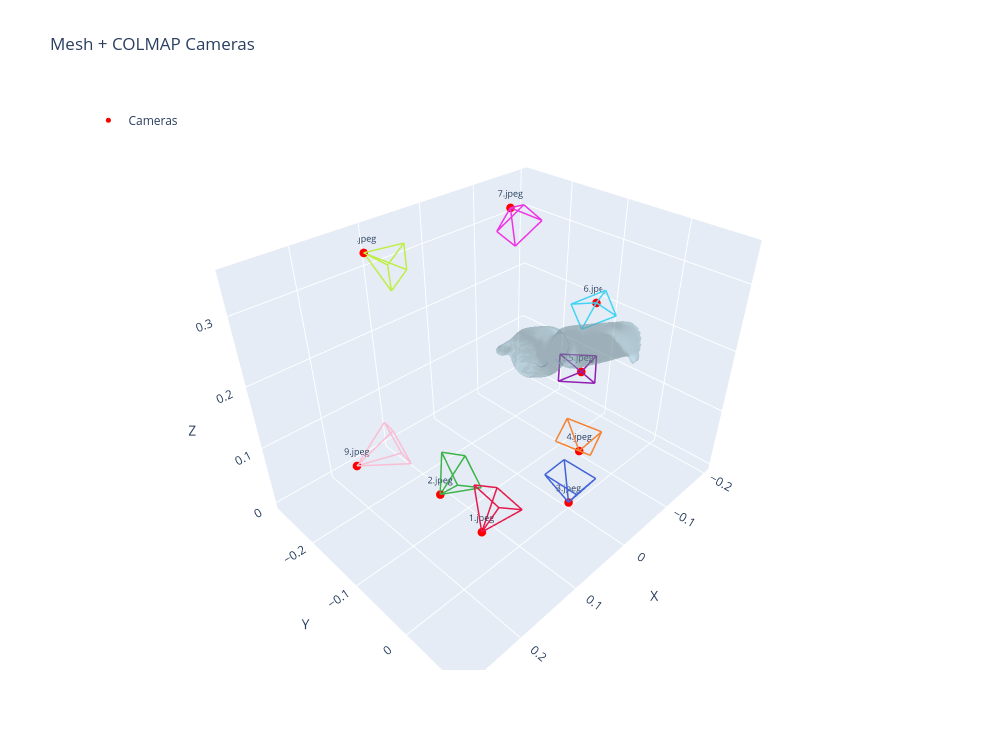

Source (notebook cell):
### Code cell
# ── Build the figure ─────────────────────────────────────────
fig = go.Figure()

# 1) Mesh (subsample triangles for performance)
max_tris = 50_000
if len(triangles) > max_tris:
    idx = np.random.default_rng(0).choice(len(triangles), max_tris, replace=False)
    tri_sub = triangles[idx]
else:
    tri_sub = triangles

fig.add_trace(go.Mesh3d(
    x=vertices[:, 0], y=vertices[:, 1], z=vertices[:, 2],
    i=tri_sub[:, 0], j=tri_sub[:, 1], k=tri_sub[:, 2],
    color="lightblue", opacity=0.35,
    lighting=dict(ambient=0.6, diffuse=0.5),
    name="Mesh",
    hoverinfo="skip",
))

# 2) Camera centers
fig.add_trace(go.Scatter3d(
    x=cam_centers[:, 0], y=cam_centers[:, 1], z=cam_centers[:, 2],
    mode="markers+text",
    marker=dict(size=5, color="red"),
    text=cam_labels,
    textposition="top center",
    textfont=dict(size=9),
    name="Cameras",
    hovertext=cam_labels,
    hoverinfo="text",
))

# 3) Camera frustums
colors = [
    "#e6194b", "#3cb44b", "#4363d8", "#f58231", "#911eb4",
    "#42d4f4", "#f032e6", "#bfef45", "#fabed4",
]

for i in range(n_views):
    fx, fy, cx, cy, W, H = cam_intr[i]
    xs, ys, zs, _ = build_frustum_lines(cam_R[i], cam_t[i], fx, fy, cx, cy, W, H)
    color = colors[i % len(colors)]
    fig.add_trace(go.Scatter3d(
        x=xs, y=ys, z=zs,
        mode="lines",
        line=dict(color=color, width=3),
        name=cam_labels[i],
        hoverinfo="name",
        showlegend=False,
    ))

# ── Layout ───────────────────────────────────────────────────
fig.update_layout(
    title="Mesh + COLMAP Cameras",
    scene=dict(
        aspectmode="data",
        xaxis_title="X", yaxis_title="Y", zaxis_title="Z",
    ),
    width=1000, height=750,
    legend=dict(x=0.01, y=0.99),
)

fig.show()

### Figure 1 — Plotly figure (JSON) as saved in the notebook; plotly's stock layout.template omitted (floating-point values rounded to 4 significant figures; data arrays with more than 128 entries replaced by an {"elided": "..."} marker saying what was removed)
{"data": [{"color": "lightblue", "hoverinfo": "skip", "i": {"elided": "9528 int values"}, "j": {"elided": "9528 int values"}, "k": {"elided": "9528 int values"}, "lighting": {"ambient": 0.6, "diffuse": 0.5}, "name": "Mesh", "opacity": 0.35, "type": "mesh3d", "x": {"elided": "4766 float values"}, "y": {"elided": "4766 float values"}, "z": {"elided": "4766 float values"}}, {"hoverinfo": "text", "hovertext": ["1.jpeg", "2.jpeg", "3.jpeg", "4.jpeg", "5.jpeg", "6.jpeg", "7.jpeg", "8.jpeg", "9.jpeg"], "marker": {"color": "red", "size": 5}, "mode": "markers+text", "name": "Cameras", "text": ["1.jpeg", "2.jpeg", "3.jpeg", "4.jpeg", "5.jpeg", "6.jpeg", "7.jpeg", "8.jpeg", "9.jpeg"], "textfont": {"size": 9}, "textposition": "top center", "type": "scatter3d", "x": [0.1563, 0.1492, 0.0, -0.08548, -0.164, -0.1974, -0.1401, 0.1048, 0.2768], "y": [-0.01246, -0.09947, 0.0, -0.05241, -0.1197, -0.1269, -0.255, -0.2796, -0.07826], "z": [0.04986, 0.04973, 0.0, 0.01128, 0.08618, 0.1935, 0.324, 0.3233, 0.195]}, {"hoverinfo": "name", "line": {"color": "#e6194b", "width": 3}, "mode": "lines", "name": "1.jpeg", "showlegend": false, "type": "scatter3d", "x": [0.1563, 0.1079, null, 0.1563, 0.1408, null, 0.1563, 0.1496, null, 0.1563, 0.1168, null, 0.1079, 0.1408, null, 0.1408, 0.1496, null, 0.1496, 0.1168, null, 0.1168, 0.1079, null], "y": [-0.01246, -0.03397, null, -0.01246, -0.04139, null, -0.01246, 0.01115, null, -0.01246, 0.01857, null, -0.03397, -0.04139, null, -0.04139, 0.01115, null, 0.01115, 0.01857, null, 0.01857, -0.03397, null], "z": [0.04986, 0.07846, null, 0.04986, 0.1003, null, 0.04986, 0.1048, null, 0.04986, 0.08298, null, 0.07846, 0.1003, null, 0.1003, 0.1048, null, 0.1048, 0.08298, null, 0.08298, 0.07846, null]}, {"hoverinfo": "name", "line": {"color": "#3cb44b", "width": 3}, "mode": "lines", "name": "2.jpeg", "showlegend": false, "type": "scatter3d", "x": [0.1492, 0.09976, null, 0.1492, 0.1336, null, 0.1492, 0.1522, null, 0.1492, 0.1183, null, 0.09976, 0.1336, null, 0.1336, 0.1522, null, 0.1522, 0.1183, null, 0.1183, 0.09976, null], "y": [-0.09947, -0.103, null, -0.09947, -0.1101, null, -0.09947, -0.05956, null, -0.09947, -0.05253, null, -0.103, -0.1101, null, -0.1101, -0.05956, null, -0.05956, -0.05253, null, -0.05253, -0.103, null], "z": [0.04973, 0.08479, null, 0.04973, 0.1075, null, 0.04973, 0.09541, null, 0.04973, 0.07274, null, 0.08479, 0.1075, null, 0.1075, 0.09541, null, 0.09541, 0.07274, null, 0.07274, 0.08479, null]}, {"hoverinfo": "name", "line": {"color": "#4363d8", "width": 3}, "mode": "lines", "name": "3.jpeg", "showlegend": false, "type": "scatter3d", "x": [0, -0.01916, null, 0, 0.02242, null, 0, 0.02144, null, 0, -0.02014, null, -0.01916, 0.02242, null, 0.02242, 0.02144, null, 0.02144, -0.02014, null, -0.02014, -0.01916, null], "y": [0, -0.02798, null, 0, -0.02725, null, 0, 0.02821, null, 0, 0.02748, null, -0.02798, -0.02725, null, -0.02725, 0.02821, null, 0.02821, 0.02748, null, 0.02748, -0.02798, null], "z": [0, 0.05051, null, 0, 0.04956, null, 0, 0.04946, null, 0, 0.05041, null, 0.05051, 0.04956, null, 0.04956, 0.04946, null, 0.04946, 0.05041, null, 0.05041, 0.05051, null]}, {"hoverinfo": "name", "line": {"color": "#f58231", "width": 3}, "mode": "lines", "name": "4.jpeg", "showlegend": false, "type": "scatter3d", "x": [-0.08548, -0.07672, null, -0.08548, -0.04078, null, -0.08548, -0.05711, null, -0.08548, -0.09306, null, -0.07672, -0.04078, null, -0.04078, -0.05711, null, -0.05711, -0.09306, null, -0.09306, -0.07672, null], "y": [-0.05241, -0.07266, null, -0.05241, -0.06304, null, -0.05241, -0.01128, null, -0.05241, -0.0209, null, -0.07266, -0.06304, null, -0.06304, -0.01128, null, -0.01128, -0.0209, null, -0.0209, -0.07266, null], "z": [0.01128, 0.06763, null, 0.01128, 0.05066, null, 0.01128, 0.04541, null, 0.01128, 0.06238, null, 0.06763, 0.05066, null, 0.05066, 0.04541, null, 0.04541, 0.06238, null, 0.06238, 0.06763, null]}, {"hoverinfo": "name", "line": {"color": "#911eb4", "width": 3}, "mode": "lines", "name": "5.jpeg", "showlegend": false, "type": "scatter3d", "x": [-0.164, -0.1252, null, -0.164, -0.1048, null, -0.164, -0.1338, null, -0.164, -0.1542, null, -0.1252, -0.1048, null, -0.1048, -0.1338, null, -0.1338, -0.1542, null, -0.1542, -0.1252, null], "y": [-0.1197, -0.1328, null, -0.1197, -0.1167, null, -0.1197, -0.07018, null, -0.1197, -0.08633, null, -0.1328, -0.1167, null, -0.1167, -0.07018, null, -0.07018, -0.08633, null, -0.08633, -0.1328, null], "z": [0.08618, 0.1309, null, 0.08618, 0.09889, null, 0.08618, 0.1039, null, 0.08618, 0.1359, null, 0.1309, 0.09889, null, 0.09889, 0.1039, null, 0.1039, 0.1359, null, 0.1359, 0.1309, null]}, {"hoverinfo": "name", "line": {"color": "#42d4f4", "width": 3}, "mode": "lines", "name": "6.jpeg", "showlegend": false, "type": "scatter3d", "x": [-0.1974, -0.1401, null, -0.1974, -0.1421, null, -0.1974, -0.1734, null, -0.1974, -0.1714, null, -0.1401, -0.1421, null, -0.1421, -0.1734, null, -0.1734, -0.1714, null, -0.1714, -0.1401, null], "y": [-0.1269, -0.13, null, -0.1269, -0.1087, null, -0.1269, -0.07226, null, -0.1269, -0.09355, null, -0.13, -0.1087, null, -0.1087, -0.07226, null, -0.07226, -0.09355, null, -0.09355, -0.13, null], "z": [0.1935, 0.212, null, 0.1935, 0.1777, null, 0.1935, 0.2021, null, 0.1935, 0.2365, null, 0.212, 0.1777, null, 0.1777, 0.2021, null, 0.2021, 0.2365, null, 0.2365, 0.212, null]}, {"hoverinfo": "name", "line": {"color": "#f032e6", "width": 3}, "mode": "lines", "name": "7.jpeg", "showlegend": false, "type": "scatter3d", "x": [-0.1401, -0.08704, null, -0.1401, -0.1144, null, -0.1401, -0.1431, null, -0.1401, -0.1157, null, -0.08704, -0.1144, null, -0.1144, -0.1431, null, -0.1431, -0.1157, null, -0.1157, -0.08704, null], "y": [-0.255, -0.2301, null, -0.255, -0.2196, null, -0.255, -0.195, null, -0.255, -0.2056, null, -0.2301, -0.2196, null, -0.2196, -0.195, null, -0.195, -0.2056, null, -0.2056, -0.2301, null], "z": [0.324, 0.3102, null, 0.324, 0.2827, null, 0.324, 0.3207, null, 0.324, 0.3482, null, 0.3102, 0.2827, null, 0.2827, 0.3207, null, 0.3207, 0.3482, null, 0.3482, 0.3102, null]}, {"hoverinfo": "name", "line": {"color": "#bfef45", "width": 3}, "mode": "lines", "name": "8.jpeg", "showlegend": false, "type": "scatter3d", "x": [0.1048, 0.09689, null, 0.1048, 0.06174, null, 0.1048, 0.07599, null, 0.1048, 0.1111, null, 0.09689, 0.06174, null, 0.06174, 0.07599, null, 0.07599, 0.1111, null, 0.1111, 0.09689, null], "y": [-0.2796, -0.2382, null, -0.2796, -0.2488, null, -0.2796, -0.2309, null, -0.2796, -0.2203, null, -0.2382, -0.2488, null, -0.2488, -0.2309, null, -0.2309, -0.2203, null, -0.2203, -0.2382, null], "z": [0.3233, 0.2808, null, 0.3233, 0.2953, null, 0.3233, 0.3428, null, 0.3233, 0.3282, null, 0.2808, 0.2953, null, 0.2953, 0.3428, null, 0.3428, 0.3282, null, 0.3282, 0.2808, null]}, {"hoverinfo": "name", "line": {"color": "#fabed4", "width": 3}, "mode": "lines", "name": "9.jpeg", "showlegend": false, "type": "scatter3d", "x": [0.2768, 0.2186, null, 0.2768, 0.2226, null, 0.2768, 0.2424, null, 0.2768, 0.2383, null, 0.2186, 0.2226, null, 0.2226, 0.2424, null, 0.2424, 0.2383, null, 0.2383, 0.2186, null], "y": [-0.07826, -0.07693, null, -0.07826, -0.0981, null, -0.07826, -0.05328, null, -0.07826, -0.03211, null, -0.07693, -0.0981, null, -0.0981, -0.05328, null, -0.05328, -0.03211, null, -0.03211, -0.07693, null], "z": [0.195, 0.1783, null, 0.195, 0.2134, null, 0.195, 0.2382, null, 0.195, 0.2031, null, 0.1783, 0.2134, null, 0.2134, 0.2382, null, 0.2382, 0.2031, null, 0.2031, 0.1783, null]}], "layout": {"height": 750, "legend": {"x": 0.01, "y": 0.99}, "scene": {"aspectmode": "data", "xaxis": {"title": {"text": "X"}}, "yaxis": {"title": {"text": "Y"}}, "zaxis": {"title": {"text": "Z"}}}, "title": {"text": "Mesh + COLMAP Cameras"}, "width": 1000}}
